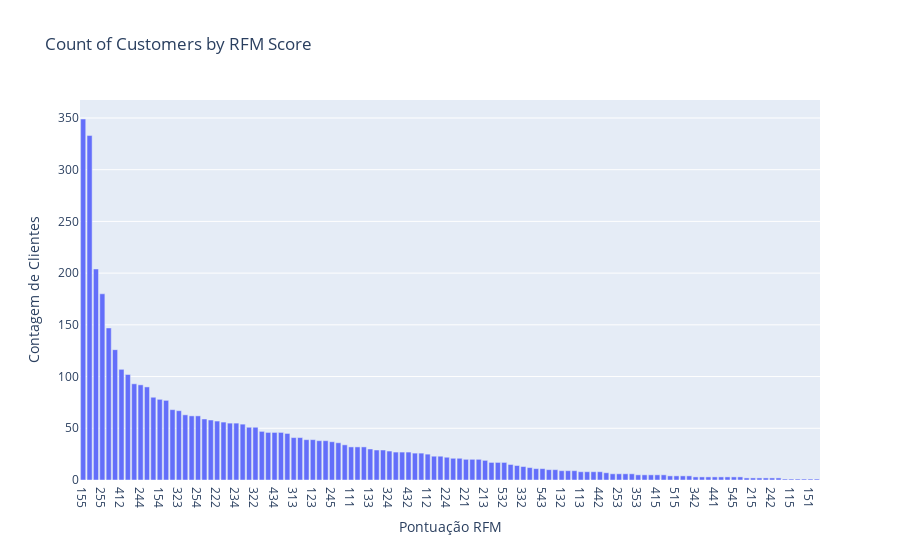

The notebook cell this image was saved under:
### Markdown cell above
Notes:

- The majority of the revenue generated comes from the "Promising" segment, meaning that although they are not the most frequent, they contribute a significant amount to Everything Plus' revenue.

- The revenue generated by "Others" is also considerable, showing that customers who do not belong to a specific segment are still relevant to Everything Plus' revenue.

- "New Customers" generate a considerable amount of revenue, highlighting the importance of new customers.

- The "Loyal Customers," "At Risk," and "Best Customers" segments contribute less to the revenue, representing the smallest share of the current turnover.

### Code cell
# Count of customers by RFM score
rfm_count = rfm['RFM_score'].value_counts().reset_index()
rfm_count.columns = ['RFM_score', 'customer_count']

# Calculating total revenue for each RFM score
rfm_revenue = rfm.groupby('RFM_score')['monetary'].sum().reset_index()

# Merging the two analyses
rfm_analysis = pd.merge(rfm_count, rfm_revenue, on='RFM_score')

# Displaying the results
print(rfm_analysis)

# Displaying the chart
fig = px.bar(rfm_analysis, x='RFM_score', y='customer_count', title='Count of Customers by RFM Score', labels={'RFM_score': 'Pontuação RFM', 'customer_count': 'Contagem de Clientes'})
fig.show()

### Figure 1 — Plotly figure (JSON) as saved in the notebook; plotly's stock layout.template omitted (floating-point values rounded to 4 significant figures)
{"data": [{"alignmentgroup": "True", "hovertemplate": "Pontuação RFM=%{x}<br>Contagem de Clientes=%{y}<extra></extra>", "legendgroup": "", "marker": {"color": "#636efa", "pattern": {"shape": ""}}, "name": "", "offsetgroup": "", "orientation": "v", "showlegend": false, "textposition": "auto", "type": "bar", "x": ["155", "511", "512", "255", "411", "311", "412", "312", "211", "244", "423", "144", "154", "355", "344", "323", "413", "223", "254", "513", "522", "222", "422", "212", "234", "444", "243", "322", "333", "523", "434", "233", "433", "313", "122", "143", "123", "145", "424", "245", "345", "334", "111", "343", "354", "133", "445", "455", "324", "134", "443", "432", "521", "421", "112", "524", "414", "224", "124", "514", "221", "321", "232", "213", "121", "454", "532", "314", "533", "332", "335", "235", "543", "435", "534", "132", "544", "153", "113", "325", "135", "442", "453", "142", "253", "425", "214", "353", "555", "331", "415", "431", "131", "515", "525", "225", "342", "531", "553", "441", "315", "535", "545", "554", "125", "215", "141", "542", "242", "341", "552", "115", "252", "114", "151", "451"], "xaxis": "x", "y": [349, 333, 204, 180, 147, 126, 107, 102, 93, 92, 90, 80, 78, 77, 68, 67, 63, 62, 62, 59, 58, 57, 56, 55, 55, 54, 51, 51, 47, 46, 46, 46, 45, 41, 41, 39, 39, 38, 38, 37, 36, 34, 32, 32, 32, 30, 29, 29, 28, 27, 27, 27, 26, 26, 25, 23, 23, 22, 21, 21, 20, 20, 20, 19, 17, 17, 17, 15, 14, 13, 12, 11, 11, 10, 10, 9, 9, 9, 8, 8, 8, 8, 7, 6, 6, 6, 6, 5, 5, 5, 5, 5, 4, 4, 4, 4, 3, 3, 3, 3, 3, 3, 3, 3, 2, 2, 2, 2, 2, 2, 1, 1, 1, 1, 1, 1], "yaxis": "y"}], "layout": {"barmode": "relative", "legend": {"tracegroupgap": 0}, "title": {"text": "Count of Customers by RFM Score"}, "xaxis": {"anchor": "y", "domain": [0, 1], "title": {"text": "Pontuação RFM"}}, "yaxis": {"anchor": "x", "domain": [0, 1], "title": {"text": "Contagem de Clientes"}}}}
